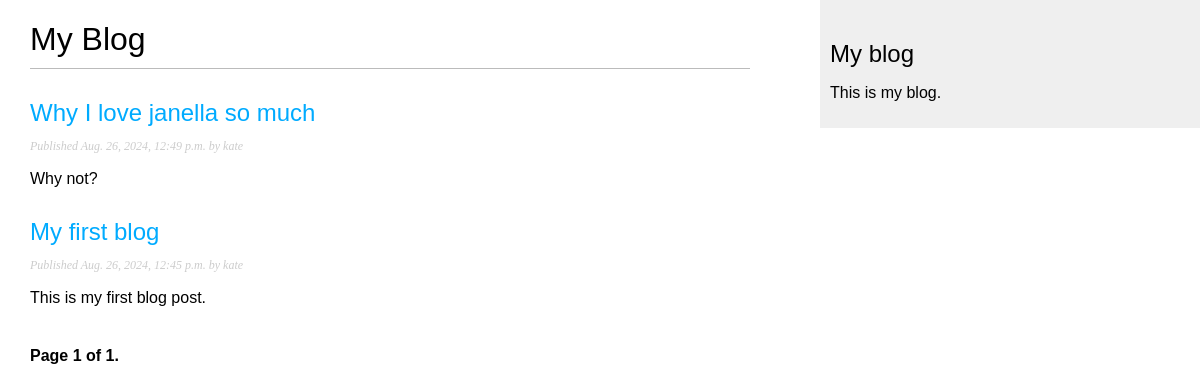
The page /blog/ on the database as committed earlier.
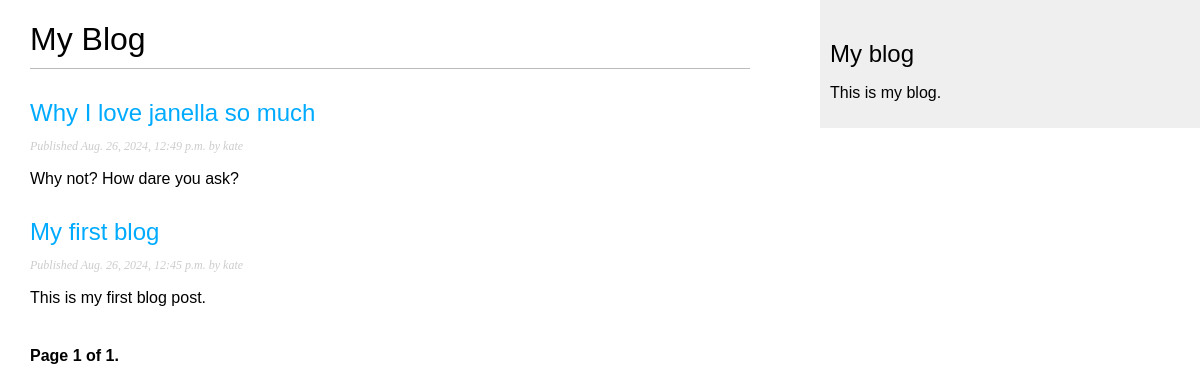
The same page on the database as committed later.
### blog/models.py (models this page shows, shortened)
class Post(models.Model):
    class Status(models.TextChoices):
        DRAFT = 'DF', 'Draft'
        PUBLISHED = 'PB', 'Published'
    title = models.CharField(max_length=250)
    slug = models.SlugField(max_length=250,
                            unique_for_date='publish')
    author = models.ForeignKey(User,
                            on_delete=models.CASCADE,
                            related_name='blog_posts')
    body = models.TextField()
    publish = models.DateTimeField(default=timezone.now())
    created = models.DateTimeField(auto_now_add=True)
    update = models.DateTimeField(auto_now=True)
    status = models.CharField(max_length=2,
                            choices=Status.choices,
                            default=Status.DRAFT)
    objects = models.Manager()
    published = PublishedManager()
    class Meta:
        ordering = ['-publish']
        indexes=[
            models.Index(fields=['-publish'])
        ]
    def get_absolute_url(self):
        return reverse('blog:post_detail',args=[
            self.publish.year,
            self.publish.month,
            self.publish.day,
            self.slug])

### blog/views.py (the view)
# urls.py: path('', views.post_list, name='post_list'),
def post_list(request):
    post_list = Post.published.all()
    paginator = Paginator(post_list, 3)
    page_number = request.GET.get('page', 1)
    try:
        posts = paginator.page(page_number)
    except PageNotAnInteger:
        posts = paginator.page(1)
    except EmptyPage:
        posts = paginator.page(paginator.num_pages)
    return render(request,
                  'blog/post/list.html',
                  {'posts':posts})

### blog/models.py (called while the page is built)
    def get_queryset(self) -> models.QuerySet:
        return super().get_queryset()\
                    .filter(status=Post.Status.PUBLISHED)

### blog/templates/blog/post/list.html (shortened to what this page needs)
{% extends "blog/base.html" %}
{% block content %}
    <h1>My Blog</h1>
    {% for post in posts %}
        <h2>
            <a href="{{ post.get_absolute_url }}">
                {{ post.title }}
            </a>
        </h2>
        <p class="date">
            Published {{ post.publish }} by {{ post.author }}
        </p>
        {{ post.body|truncatewords:30|linebreaks }}
    {% endfor %}
    {% include "pagination.html" with page=posts %}
{% endblock %}

Rows that differ between the two databases and show on the page:
changed Post "Why I love janella so much": body "Why not?" → "Why not? How dare you ask?"
